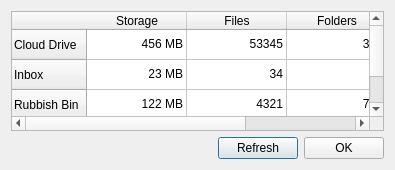
<?xml version="1.0" encoding="UTF-8"?>
<ui version="4.0">
 <class>AccountDetailsDialog</class>
 <widget class="QDialog" name="AccountDetailsDialog">
  <property name="geometry">
   <rect>
    <x>0</x>
    <y>0</y>
    <width>395</width>
    <height>170</height>
   </rect>
  </property>
  <property name="windowTitle">
   <string>Account usage details</string>
  </property>
  <layout class="QVBoxLayout" name="verticalLayout">
   <item>
    <widget class="QWidget" name="widget_2" native="true">
     <layout class="QHBoxLayout" name="horizontalLayout">
      <property name="spacing">
       <number>0</number>
      </property>
      <property name="margin">
       <number>0</number>
      </property>
      <item>
       <widget class="QWidget" name="widget_4" native="true">
        <property name="maximumSize">
         <size>
          <width>0</width>
          <height>0</height>
         </size>
        </property>
       </widget>
      </item>
      <item>
       <widget class="QTableWidget" name="tValues">
        <property name="focusPolicy">
         <enum>Qt::NoFocus</enum>
        </property>
        <property name="layoutDirection">
         <enum>Qt::LeftToRight</enum>
        </property>
        <property name="selectionMode">
         <enum>QAbstractItemView::NoSelection</enum>
        </property>
        <row>
         <property name="text">
          <string>Cloud Drive</string>
         </property>
        </row>
        <row>
         <property name="text">
          <string>Inbox</string>
         </property>
        </row>
        <row>
         <property name="text">
          <string>Rubbish Bin</string>
         </property>
        </row>
        <column>
         <property name="text">
          <string>Storage</string>
         </property>
        </column>
        <column>
         <property name="text">
          <string>Files</string>
         </property>
        </column>
        <column>
         <property name="text">
          <string>Folders</string>
         </property>
        </column>
        <item row="0" column="0">
         <property name="text">
          <string>456 MB</string>
         </property>
         <property name="textAlignment">
          <set>AlignRight|AlignVCenter</set>
         </property>
        </item>
        <item row="0" column="1">
         <property name="text">
          <string>53345</string>
         </property>
         <property name="textAlignment">
          <set>AlignRight|AlignVCenter</set>
         </property>
        </item>
        <item row="0" column="2">
         <property name="text">
          <string>345</string>
         </property>
         <property name="textAlignment">
          <set>AlignRight|AlignVCenter</set>
         </property>
        </item>
        <item row="1" column="0">
         <property name="text">
          <string>23 MB</string>
         </property>
         <property name="textAlignment">
          <set>AlignRight|AlignVCenter</set>
         </property>
        </item>
        <item row="1" column="1">
         <property name="text">
          <string>34</string>
         </property>
         <property name="textAlignment">
          <set>AlignRight|AlignVCenter</set>
         </property>
        </item>
        <item row="1" column="2">
         <property name="text">
          <string>2</string>
         </property>
         <property name="textAlignment">
          <set>AlignRight|AlignVCenter</set>
         </property>
        </item>
        <item row="2" column="0">
         <property name="text">
          <string>122 MB</string>
         </property>
         <property name="textAlignment">
          <set>AlignRight|AlignVCenter</set>
         </property>
        </item>
        <item row="2" column="1">
         <property name="text">
          <string>4321</string>
         </property>
         <property name="textAlignment">
          <set>AlignRight|AlignVCenter</set>
         </property>
        </item>
        <item row="2" column="2">
         <property name="text">
          <string>763</string>
         </property>
         <property name="textAlignment">
          <set>AlignRight|AlignVCenter</set>
         </property>
        </item>
       </widget>
      </item>
      <item>
       <widget class="QWidget" name="widget_5" native="true">
        <property name="maximumSize">
         <size>
          <width>0</width>
          <height>0</height>
         </size>
        </property>
       </widget>
      </item>
     </layout>
    </widget>
   </item>
   <item>
    <widget class="QWidget" name="widget_3" native="true">
     <layout class="QHBoxLayout" name="horizontalLayout_3">
      <property name="spacing">
       <number>6</number>
      </property>
      <property name="margin">
       <number>0</number>
      </property>
      <item>
       <spacer name="horizontalSpacer">
        <property name="orientation">
         <enum>Qt::Horizontal</enum>
        </property>
        <property name="sizeHint" stdset="0">
         <size>
          <width>40</width>
          <height>20</height>
         </size>
        </property>
       </spacer>
      </item>
      <item>
       <widget class="QPushButton" name="bRefresh">
        <property name="text">
         <string>Refresh</string>
        </property>
       </widget>
      </item>
      <item>
       <widget class="QPushButton" name="bOK">
        <property name="text">
         <string>OK</string>
        </property>
       </widget>
      </item>
     </layout>
    </widget>
   </item>
  </layout>
 </widget>
 <resources/>
 <connections>
  <connection>
   <sender>bOK</sender>
   <signal>clicked()</signal>
   <receiver>AccountDetailsDialog</receiver>
   <slot>accept()</slot>
   <hints>
    <hint type="sourcelabel">
     <x>350</x>
     <y>164</y>
    </hint>
    <hint type="destinationlabel">
     <x>198</x>
     <y>92</y>
    </hint>
   </hints>
  </connection>
 </connections>
</ui>
